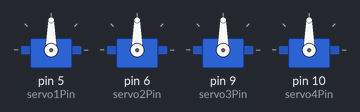
Simulated run of this sketch. Board: Arduino Uno, built with avr-gcc and run on an emulated ATmega328P. Shown: 4 × servo.

Above: at 0.05 s.
At 2.0 s:
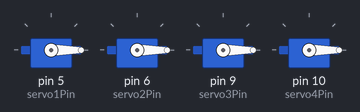
Timing chart, 0 to 4.6 s (numbered marks = the images above):
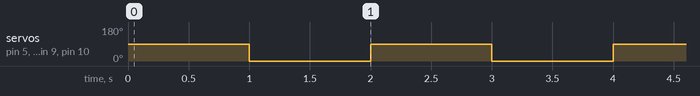

Measured:
- by itself, servo on pin 5 (servo1Pin), servo on pin 6 (servo2Pin), servo on pin 9 (servo3Pin), servo on pin 10 (servo4Pin): alternates 90° for 1.0 s and 0° for 1.0 s

The sketch:

robo.ino
```cpp
#include <SoftwareSerial.h>


#include <Servo.h>

SoftwareSerial mySerial =  SoftwareSerial(0, 1);
// Define servo objects for each motor
Servo servo1;
Servo servo2;
Servo servo3;
Servo servo4;


// Define the pins for each servo motor
int servo1Pin = 5;
int servo2Pin = 6;
int servo3Pin = 9;
int servo4Pin = 10;
// int servo5Pin = 10;


void setup() {
  // Attach each servo to its respective pin
mySerial.begin(9600);//for the connection

  servo1.attach(servo1Pin);
  servo2.attach(servo2Pin);
  servo3.attach(servo3Pin);
  servo4.attach(servo4Pin);
}

void loop() {
  // Move the robotic arm to a specific position
  moveArm(90, 90, 90, 90 );
  delay(1000);

  // Move the robotic arm to another position
  moveArm(0, 0, 0, 0);
  delay(1000);
}

void moveArm(int angle1, int angle2, int angle3, int angle4) {
  // Move each servo to the specified angle i.e. 90 degrees or pi/2 rad
  servo1.write(angle1);
  servo2.write(angle2);
  servo3.write(angle3);
  servo4.write(angle4);

}
```
